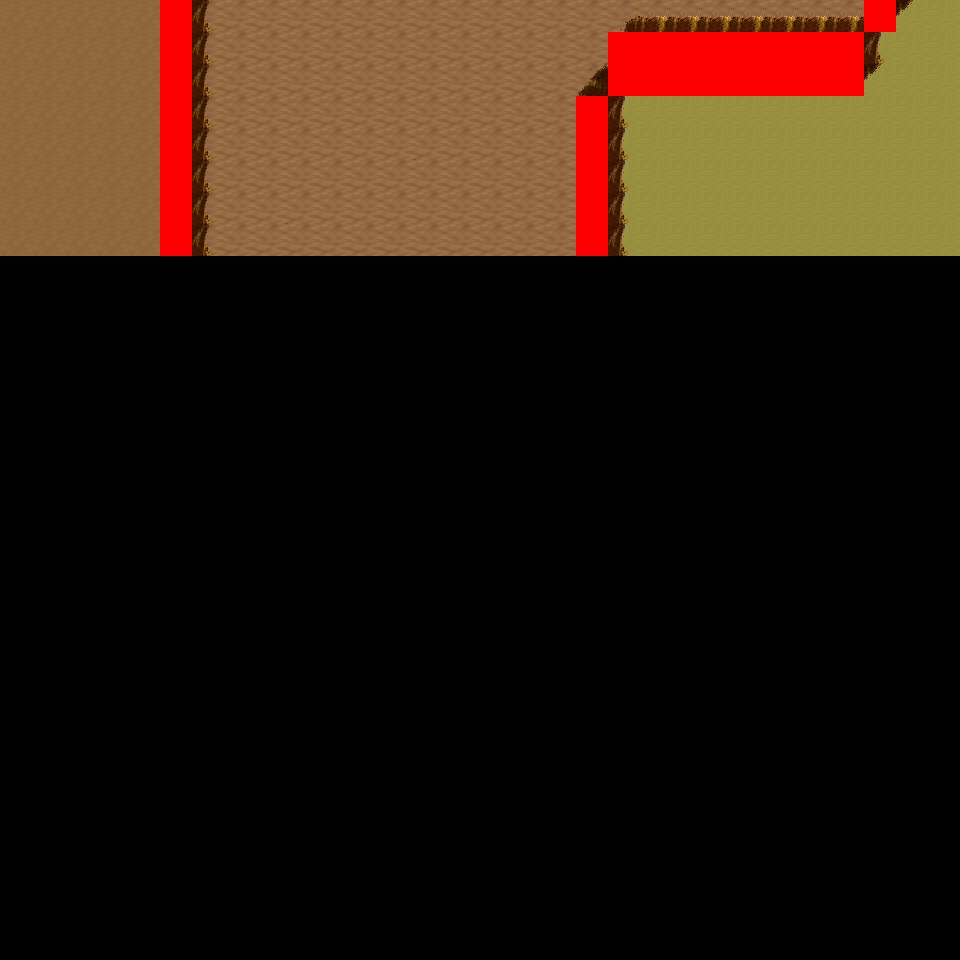

Rendered tile map (Tiled .tmx) drawn with the repository's tilesets; below, a short description and the map source with its tile grids summarised:
An orthogonal 30x30 tile map with 32x32 px tiles, 6 tile layers (Ground, Object, Object2, Above, ...), 10 tilesets and 5 objects (5x mapExit).

<map version="1.0" orientation="orthogonal" renderorder="right-down" width="30" height="30" tilewidth="32" tileheight="32" nextobjectid="6">
  <tileset firstgid="1" name="tileset_logic_collision" tilewidth="32" tileheight="32" tilecount="1" columns="1">
    <image source="../drawable/tileset_logic_collision.png" width="32" height="32" />
  </tileset>
  <tileset firstgid="2" name="tileset_ground_ground" tilewidth="32" tileheight="32" tilecount="33" columns="3">
    <image source="../drawable/tileset_ground_ground.png" width="96" height="352" />
  </tileset>
  <tileset firstgid="35" name="tileset_ground_earth_edges" tilewidth="32" tileheight="32" tilecount="18" columns="6">
    <image source="../drawable/tileset_ground_earth_edges.png" width="192" height="96" />
  </tileset>
  <tileset firstgid="53" name="tileset_ground_grass_corners" tilewidth="32" tileheight="32" tilecount="24" columns="6">
    <image source="../drawable/tileset_ground_grass_corners.png" width="192" height="128" />
  </tileset>
  <tileset firstgid="77" name="tileset_ground_grass_edges" tilewidth="32" tileheight="32" tilecount="36" columns="12">
    <image source="../drawable/tileset_ground_grass_edges.png" width="384" height="96" />
  </tileset>
  <tileset firstgid="113" name="tileset_ground_water_pool" tilewidth="32" tileheight="32" tilecount="72" columns="3">
    <image source="../drawable/tileset_ground_water_pool.png" width="96" height="768" />
  </tileset>
  <tileset firstgid="185" name="tileset_ground_ridge_earth_pale" tilewidth="32" tileheight="32" tilecount="96" columns="12">
    <image source="../drawable/tileset_ground_ridge_earth_pale.png" width="384" height="256" />
  </tileset>
  <tileset firstgid="281" name="tileset_ground_ridge_earth_dark" tilewidth="32" tileheight="32" tilecount="96" columns="12">
    <image source="../drawable/tileset_ground_ridge_earth_dark.png" width="384" height="256" />
  </tileset>
  <tileset firstgid="377" name="tileset_plant_stump_stump_vertical" tilewidth="32" tileheight="32" tilecount="1" columns="1">
    <image source="../drawable/tileset_plant_stump_stump_vertical.png" width="32" height="32" />
  </tileset>
  <tileset firstgid="378" name="tileset_plant_tree_tree_darkgreen" tilewidth="32" tileheight="32" tilecount="88" columns="8">
    <image source="../drawable/tileset_plant_tree_tree_darkgreen.png" width="256" height="352" />
  </tileset>
  <layer name="Ground" width="30" height="30">
    <data>[900 cells, 240 non-empty, 3 distinct tile ids]</data>
  </layer>
  <layer name="Object" width="30" height="30">
    <data>[900 cells, 58 non-empty, 12 distinct tile ids]</data>
  </layer>
  <layer name="Object2" width="30" height="30">
    <data>[900 cells, 0 non-empty, 0 distinct tile ids]</data>
  </layer>
  <layer name="Above" width="30" height="30">
    <data>[900 cells, 0 non-empty, 0 distinct tile ids]</data>
  </layer>
  <layer name="Above2" width="30" height="30">
    <data>[900 cells, 0 non-empty, 0 distinct tile ids]</data>
  </layer>
  <layer name="Walkable" width="30" height="30">
    <data>[900 cells, 30 non-empty, 1 distinct tile ids]</data>
  </layer>
  <objectgroup name="MapEvents">
    <object id="1" name="north" type="mapExit" x="0" y="0" width="160" height="32">
      <properties>
        <property name="map" value="level_0_x1_y79" />
        <property name="x" value="0" />
        <property name="y" value="28" />
      </properties>
    </object>
    <object id="2" name="north2" type="mapExit" x="192" y="0" width="672" height="32">
      <properties>
        <property name="map" value="level_0_x1_y79" />
        <property name="x" value="6" />
        <property name="y" value="28" />
      </properties>
    </object>
    <object id="3" name="north3" type="mapExit" x="896" y="0" width="64" height="32">
      <properties>
        <property name="map" value="level_0_x1_y79" />
        <property name="x" value="28" />
        <property name="y" value="28" />
      </properties>
    </object>
    <object id="4" name="west" type="mapExit" x="0" y="0" width="32" height="960">
      <properties>
        <property name="map" value="level_0_x0_y80" />
        <property name="x" value="28" />
        <property name="y" value="0" />
      </properties>
    </object>
    <object id="5" name="east" type="mapExit" x="928" y="0" width="32" height="960">
      <properties>
        <property name="map" value="level_0_x2_y80" />
        <property name="x" value="1" />
        <property name="y" value="0" />
      </properties>
    </object>
  </objectgroup>
</map>
